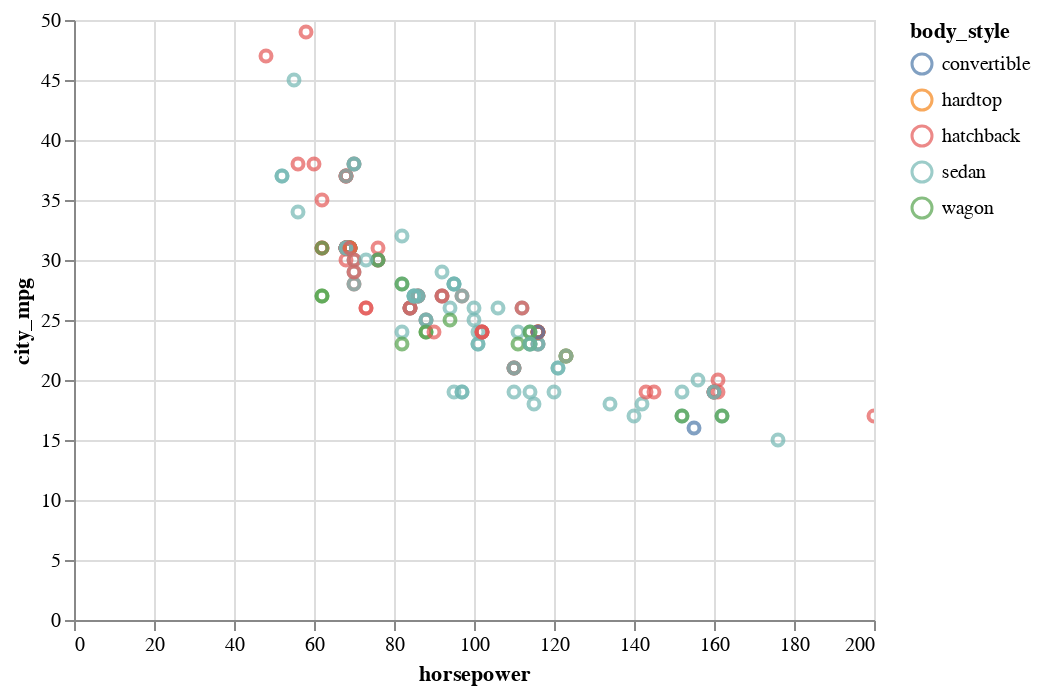

The notebook cell this image was saved under:
### Code cell
plot = alt.Chart(data).mark_point().encode(
         x = 'horsepower',
         y = 'city_mpg',
         color = 'body_style').interactive()
plot

### Figure 1 — Vega-Lite specification as saved in the notebook (floating-point values rounded to 4 significant figures; data arrays with more than 128 entries replaced by an {"elided": "..."} marker saying what was removed)
{"config": {"view": {"continuousWidth": 400, "continuousHeight": 300}}, "data": {"name": "data-d1d0b7e697dc8fe995f80a66f10a4b8b"}, "mark": "point", "encoding": {"color": {"field": "body_style", "type": "nominal"}, "x": {"field": "horsepower", "type": "quantitative"}, "y": {"field": "city_mpg", "type": "quantitative"}}, "selection": {"selector003": {"type": "interval", "bind": "scales", "encodings": ["x", "y"]}}, "$schema": "https://vega.github.io/schema/vega-lite/v4.17.0.json", "datasets": {"data-d1d0b7e697dc8fe995f80a66f10a4b8b": {"elided": "159 records"}}}
